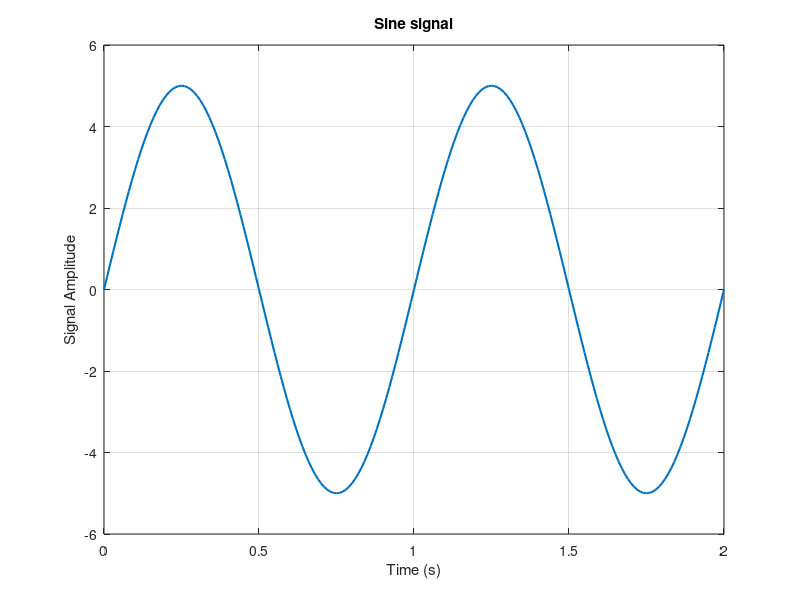
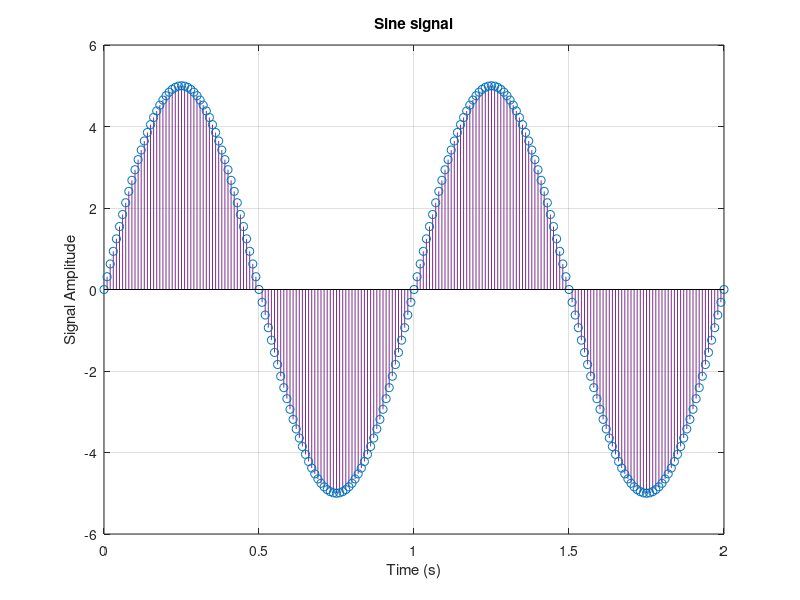
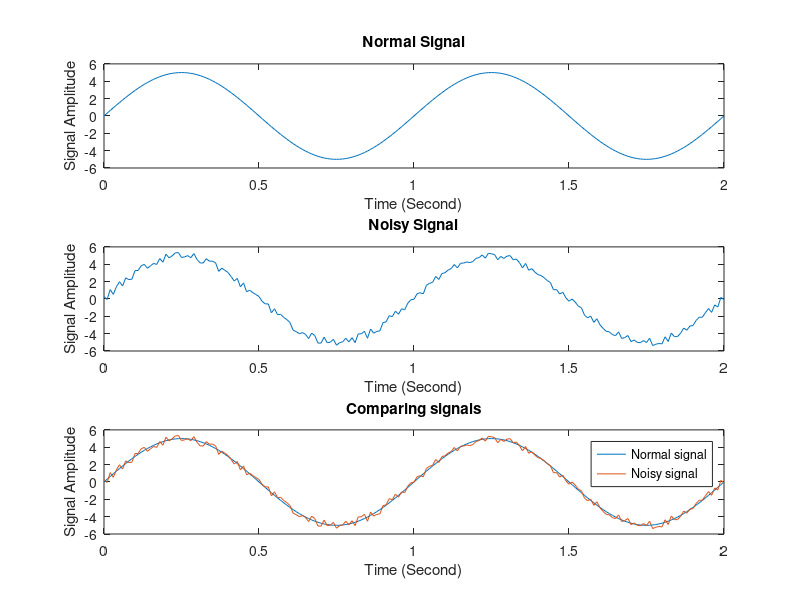
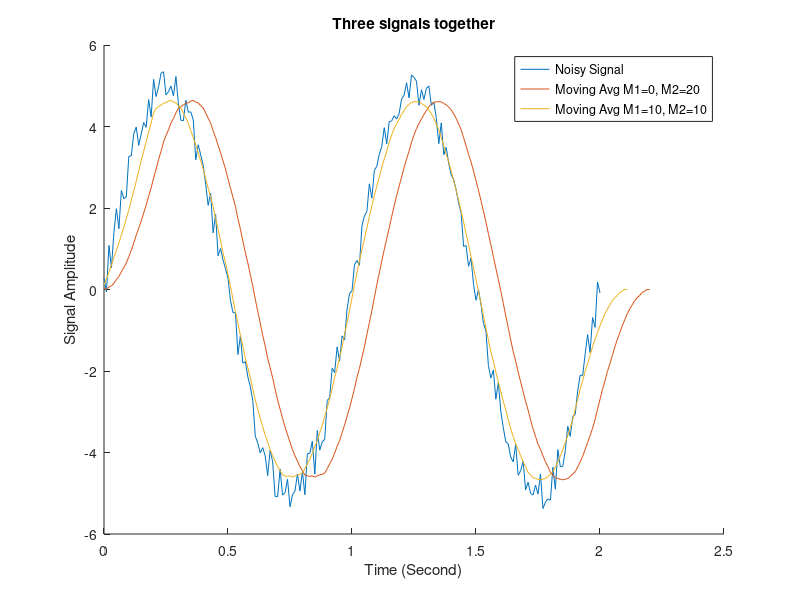

Here is the MATLAB script that generated these plots, in order: (Note: this script raises an error after producing the figures.)
%%
close all;
clear;
clc;
%% part 1
% part 1.1
t = 0:0.01:2;        % Define time axis
A = 5;               % Amplitude
f = 1;               % Frequency
y = A*sin(2*pi*f*t); % Sine function

% Plotting signals
figure('Name', 'Sine signal (Plot)');
plot(t, y, 'LineWidth', 1.5);
xlabel('Time (s)');
ylabel('Signal Amplitude');
title('Sine signal');
grid on;

figure('Name', 'Sine signal (Stem)');
stem(t, y,'color', '#7E2F8E', 'LineWidth', 0.5);
xlabel('Time (s)');
ylabel('Signal Amplitude');
title('Sine signal');
grid on;

%% part 2
% part 1.2
r = rand(1, length(y)) - 0.5; % Noise
noised_signal = y + r;        % Add noise to sine, y defined in section 1.1

% Plotting signals
figure('Name', 'Normal Sine signal VS Noisy Sine Signal', 'Position', [300 200 700 500]);
subplot(3,1,1);               % Plotting normal signal without noise
plot(t,y)
title('Normal Signal');xlabel('Time (Second)');ylabel('Signal Amplitude');
subplot(3,1,2);               % Plotting noisy signal
plot(t,noised_signal)
title('Noisy Signal');xlabel('Time (Second)');ylabel('Signal Amplitude');
%hold on;
subplot(3,1,3);               % Plotting both signal together for comparing them
plot(t,y, t, noised_signal)
hold on;
title('Comparing signals');xlabel('Time (Second)');ylabel('Signal Amplitude');
legend('Normal signal', 'Noisy signal');
hold off;

%% part 3
% part 1.3:
% A moving average filter introduces a delay because it computes the average of past data points, which inherently involves looking back in time, causing the output to lag behind the input signal.

M1 = 0;
M2 = 20;
len = M2 + M1 + 1; % Window length

window = ones(1, len) / len; % Moving average window

y2 = conv(noised_signal, window);   % Noised signal defined in section 1.2, Line 30
t2 = 0:0.01:(0.01 * (length(y2) - 1));

% Plotting section 1.3.1
figure('Name', 'Moving Avg signals', 'Position', [300 200 700 500]);
hold on;
plot(t,noised_signal);              % Noise signal
plot(t2, y2);                       % Moving Avg M1=0, M2=20

% part 1.3.2:
M1 = 10;
M2 = 10;
len = M2 + M1 + 1; % Window length

window = ones(1, len) / len; % Moving average window

y3 = conv(noised_signal(M1:end), window);
t3 = 0:0.01:(0.01 * (length(y3) - 1));

plot(t3, y3);                       % Moving Avg M1=0, M2=20
hold off;
title('Three signals together'); xlabel('Time (Second)'); ylabel('Signal Amplitude');
legend("Noisy Signal", "Moving Avg M1=0, M2=20", "Moving Avg M1=10, M2=10");

%% part 4
% part 1.4.1
M1 = 0;
M2 = 20;
len = M2 + M1 + 1; % Window length

b = ones(1,len)/len;
a = 1;
y4_1 = filter(b, a, noised_signal);
t4_1 = 0:0.01:(0.01 * (length(y4_1) - 1));

% Plotting section 1.4
figure('Name', 'Moving Avg signals by using filter function', 'Position', [300 200 700 500]);
hold on;
plot(t,noised_signal);              % Noise signal
plot(t4_1, y4_1);                   % filtered signal
plot(t2,y2);                        % Plotting convolved signal M1=0, M2=20
plot(t3,y3);                        % Plotting convolved signal M1=10, M2=10
title('All signals together'); xlabel('Time (Second)'); ylabel('Signal Amplitude');
legend("Noisy Signal", "filtered signal", "Moving Avg M1=0, M2=20", "Moving Avg M1=10, M2=10");
hold off;

% Plotting section 1.3
figure('Name', 'plotting in seperated subplots', 'Position', [300 200 700 500]);
subplot(2,2,1);               % Plotting noisy signal
plot(t,noised_signal)
title('Noisy signal');xlabel('Time (Second)');ylabel('Signal Amplitude');
subplot(2,2,2);               % Plotting convolved signal M1=0, M2=20
plot(t2,y2)
title('convolved signal M1=0, M2=20');xlabel('Time (Second)');ylabel('Signal Amplitude');
subplot(2,2,3);               % Plotting convolved signal M1=10, M2=10
plot(t3,y3)
title('convolved signal M1=10, M2=10');xlabel('Time (Second)');ylabel('Signal Amplitude');
subplot(2,2,4);               % filtered signal
plot(t4_1,y4_1)
title('output signal of filter function');xlabel('Time (Second)');ylabel('Signal Amplitude');

%% part 5
% part 1.5
w0 = pi/32; n = 100;
[y5,t5] = singen(w0,n);     %singen function is defined in singen.m
figure('Name', 'singen');
stem(t5,y5, '.')
title('singen function output');xlabel('Time (Second)');ylabel('Signal Amplitude');


%% part 6
close all;
clear;
clc;

figure('Name', 'cos(2*pi*t6) + cos(8*pi*t6) + cos(12*pi*t6)');
t6 = 0:0.01:4;
y6 = cos(2*pi*t6) + cos(8*pi*t6) + cos(12*pi*t6); %Original Signal
plot(t6,y6);
title('cos(2*pi*t6) + cos(8*pi*t6) + cos(12*pi*t6)');xlabel('Time (Milisecond)');ylabel('Signal Amplitude');
hold on;

t62 = 0:0.2:4; % 5khz => 0.0002s = 0.2ms
y62 = cos(2*pi*t62) + cos(8*pi*t62) + cos(12*pi*t62); %Same signal, 5Khz sampled time vector
stem(t62,y62);

%figure()
%y8 = idealfilter()
%t8 = 0:0.01:(0.01*(length(y8)-1));

%plot(t8,y8)

%% part 7
close all;
clear;
clc;

fs = 100;
t7 = -5:1/fs:5;
y7 = sinc(5*t7) .^ 2;

% Spectrum of original singal
FT_x_0 = (1 / fs) * abs(fftshift(fft(y7)));
f_axis_0 = linspace(-fs / 2, fs / 2, length(FT_x_0));


for sr=[4 5 10 20] % sr: sampling rate
    figure('Name', 'Spectrum of original vs sampled signal');
    
    % Keep every fs/sr sample, other samples are set to 0
    % This way, the length of y will remain the same
    y7_2 = zeros(1, length(y7));
    y7_2(1:fs/sr:end) = y7(1:fs/sr:end); 


    % Spectrum of sampled singal
    FT_x_1 = (1 / fs) * abs(fftshift(fft(y7_2)));
    f_axis_1 = linspace(-fs / 2, fs / 2, length(FT_x_1));

    subplot(2,1,1)
    plot(f_axis_0, abs(FT_x_0), 'LineWidth', 1.5);
    title('Spectrum of original signal');xlabel('Frequency (Hz)');ylabel('Amplitude');

    subplot(2,1,2)
    plot(f_axis_1, abs(FT_x_1), 'LineWidth', 1.5);
    title(sprintf('Spectrum of sampled signal sr=%d', sr));xlabel('Frequency (Hz)');ylabel('Amplitude');
end
